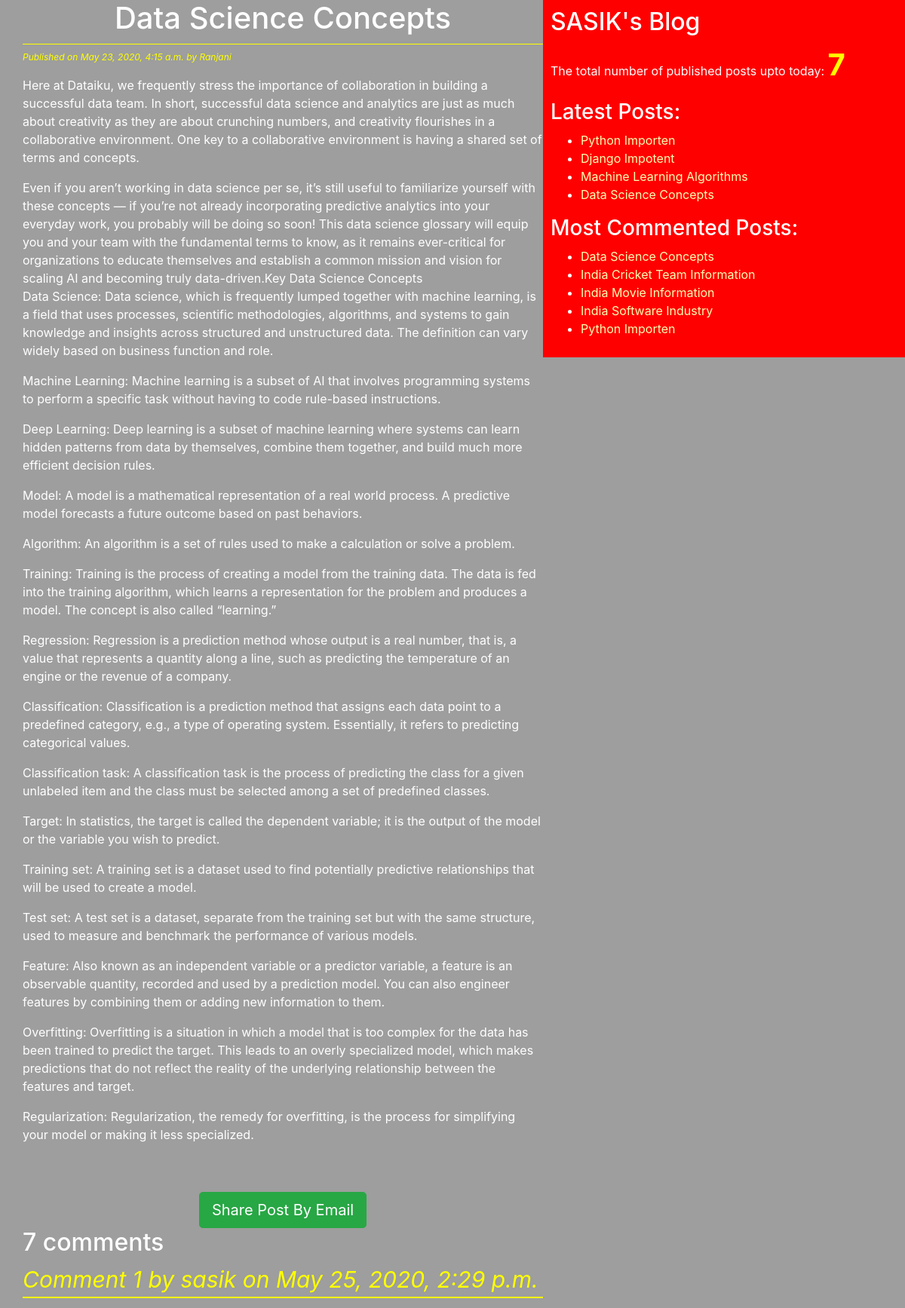
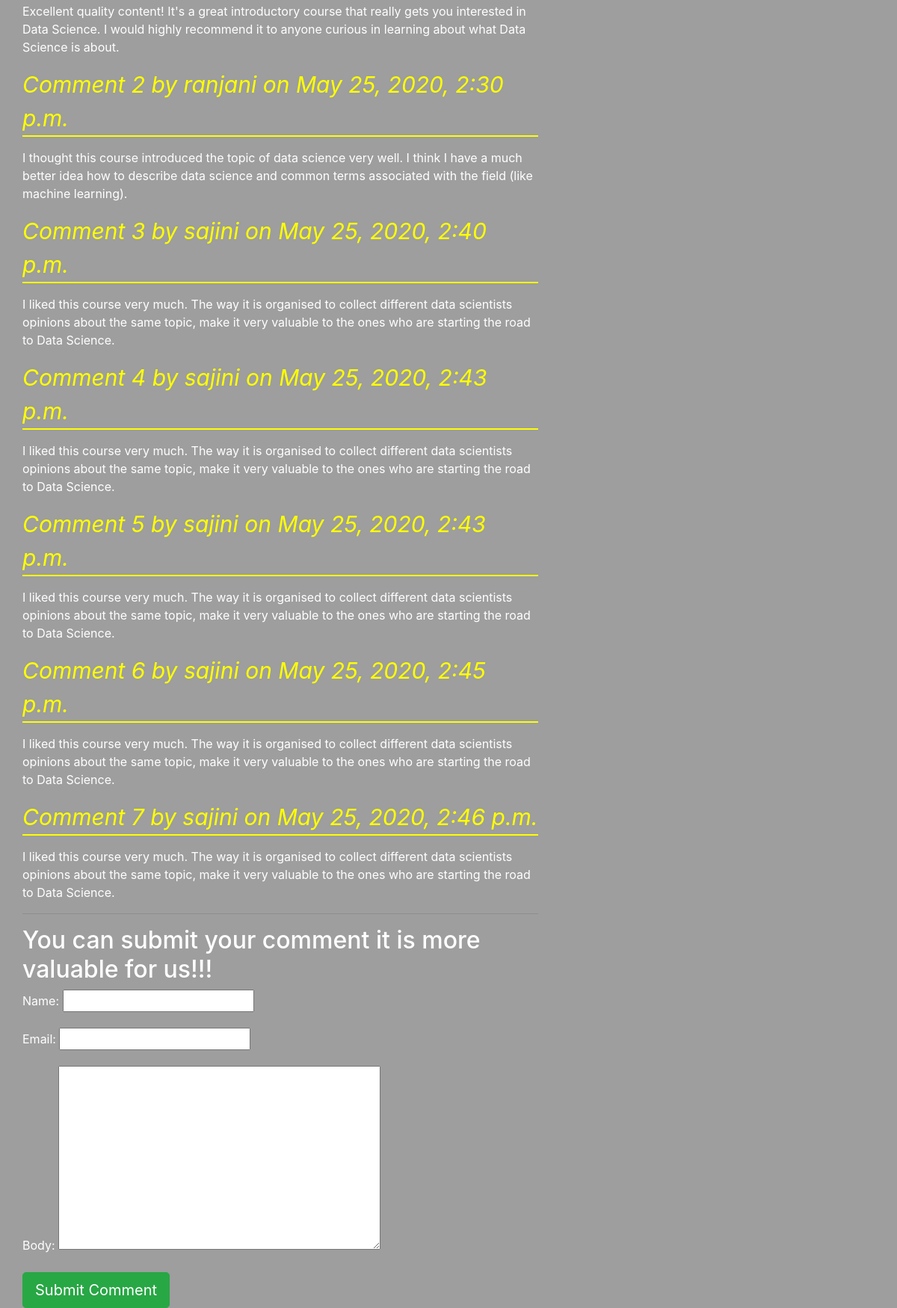
Screenshot of /2020/05/23/data-science-concepts/ with the database file from the repository (2 pictures, top to bottom).
### blog/models.py (models this page shows, shortened)
class Post(models.Model):
    STATUS_CHOICES=(('draft','Draft'),('published','Published'))
    title=models.CharField(max_length=256)
    slug=models.SlugField(max_length=264,unique_for_date='publish')
    author=models.ForeignKey(User,related_name='blog_posts',on_delete=models.CASCADE)
    body=models.TextField()
    publish=models.DateTimeField(default=timezone.now)
    created=models.DateTimeField(auto_now_add=True)
    updated=models.DateTimeField(auto_now=True)
    status=models.CharField(max_length=10,choices=STATUS_CHOICES,default='draft')
    objects=CustomMangager()
    tags=TaggableManager()
    class Meta:
        ordering=('-publish',)
    def get_absolute_url(self):
        return reverse('post_detail',args=[self.publish.year,self.publish.strftime('%m'),self.publish.strftime('%d'),self.slug])

class Comment(models.Model):
	post=models.ForeignKey(Post,related_name='comments',on_delete=models.CASCADE)
	name=models.CharField(max_length=32)
	email=models.EmailField()
	body=models.TextField()
	created=models.DateTimeField(auto_now_add=True)
	updated=models.DateTimeField(auto_now=True)
	active=models.BooleanField(default=True)

### blog/views.py (the view)
# urls.py: re_path('(?P<year>\d{4})/(?P<month>\d{2})/(?P<day>\d{2})/(?P<post>[-\w]+)/$', views.post_detail_view,name='post_detail'),
def post_detail_view(request,year,month,day,post):
    post=get_object_or_404(Post,slug=post,
                                status='published',
                                publish__year=year,
                                publish__month=month,
                                publish__day=day)
    comments=post.comments.filter(active=True)
    csubmit=False
    if request.method=='POST':
        form=CommentForm(request.POST)
        if form.is_valid():
            new_comment=form.save(commit=False)
            new_comment.post=post
            new_comment.save()
            csubmit=True
    else:
        form=CommentForm()
    return render(request,'blog/post_detail.html',{'post':post,'form':form,'csubmit':csubmit,'comments':comments})

### blog/forms.py
class CommentForm(forms.ModelForm):
    class Meta:
        model=Comment
        fields=('name','email','body')

### blog/models.py (called while the page is built)
    def get_queryset(self):
        return super().get_queryset().filter(status='published')

### blog/templatetags/blog_tags.py (called while the page is built)
@register.simple_tag(name='my_tag')
def total_posts():
    return Post.objects.count()

@register.inclusion_tag('blog/latest_posts123.html')
def show_latest_posts(count=3):
    letest_posts=Post.objects.order_by('-publish')[:count]
    return {'letest_posts':letest_posts}

@register.simple_tag
def get_most_commented_posts(count=5):
    return Post.objects.annotate(total_comments=Count('comments')).order_by('-total_comments')[:count]

### templates/blog/post_detail.html (shortened to what this page needs)
{%extends 'blog/base.html'%}
    {%block content%}
      <h1>{{post.title}}</h1>
      <p id='date'>Published on {{post.publish}} by {{post.author|title}}</p>
      {{post.body|linebreaks}}<br><br>
      <div class="container" align='center'>
        <a href="/{{post.id}}/share" class="btn btn-lg btn-success">Share Post By Email</a>
      </div>
      {%with comments.count as comments_count%}
        <h2>{{comments_count}} comment{{comments_count|pluralize}}</h2>
      {%endwith%}
      {%if comments%}
        {%for comment in comments%}
          <p id='ch'>Comment {{forloop.counter}} by {{comment.name}} on {{comment.created}}</p>
          <div class="">
            {{comment.body|linebreaks}}
          </div>
        {%endfor%}
        <hr>
      {%else%}
        <p>There are no Comments Yet!!!</p>
      {%endif%}
      {%if csubmit%}
        <h2>Your Comment Added Sucessfully</h2>
      {%else%}
      <h2>You can submit your comment it is more valuable for us!!!</h2>
        <form method="post">
            {{form.as_p}}
            <input type="submit" class="btn btn-lg btn-success" value="Submit Comment">
        </form>
      {%endif%}
    {%endblock%}

### templates/blog/base.html (shortened to what this page needs)
<!DOCTYPE html>
{%load blog_tags%}
{%load static%}
<html lang="en" dir="ltr">
  <head>
    <link rel="stylesheet" href="https://stackpath.bootstrapcdn.com/bootstrap/4.4.1/css/bootstrap.min.css"
>
    <link rel="stylesheet" href="{%static "css/blog.css" %}">
  </head>
  <body>
    <div class="content">
      {%block content%}{%endblock%}
    </div>
    <div class="sidebar">
      <h2>SASIK's Blog</h2>
      <p>The total number of published posts upto today: <span id='pcount'>{%my_tag%}</span></p>
      <h3>Latest Posts:</h3>{%show_latest_posts 4%}
      <h3>Most Commented Posts:</h3>
        {%get_most_commented_posts as most_commented_posts%}
        <ul>
          {%for post in most_commented_posts%}
            <li><a href="{{post.get_absolute_url}}">{{post.title}}</a></li>
          {%endfor%}
        </ul>
    </div>
  </body>
</html>

### templates/blog/latest_posts123.html
<ul>
  {%for post in letest_posts%}
    <li><a href="{{post.get_absolute_url}}">{{post.title}}</a></li>
  {%endfor%}
</ul>

### static/css/blog.css (style rules this page uses)
.content { width:60%; float:left; padding:0 0 0 30px; background: #9d9e9d; height:100%; }
.sidebar { width:40%; float:right; padding: 10px; background:red; height:100%; }
h1 { text-align: center; border-bottom: 1px solid yellow ; padding-bottom: 10px; }
body { color:white; background: #9d9e9d; }
#date { color:yellow; font-size: 12px; font-style: italic; }
a { color:#ffffb3; }
#ch { color:yellow; font-size: 30px; font-style: italic; border-bottom: 2px solid yellow; }
#pcount { font-size: 40px; color: yellow; font-weight: bold; }

### rows the page displays
Post: title "Data Science Concepts", publish "May 23, 2020, 4:15 a.m.", author "Ranjani", body "Here at Dataiku, we frequently stress the importance of collaboration in building a successful data team. In short, successful data science and analytics are just as much about creativity as they are about crunching numbers, and creativity flourishes in a collaborative environment. One key to a collaborative environment is having a shared set of terms and concepts. Even if you aren’t working in data science per se, it’s still useful to familiarize yourself with these concepts — if you’re not already incorporating predictive analytics into your everyday work, you probably will be doing so soon! This data science glossary will equip you and your team with the fundamental terms to know, as it…"
Comment: name "sasik", created "May 25, 2020, 2:29 p.m.", body "Excellent quality content! It's a great introductory course that really gets you interested in Data Science. I would highly recommend it to anyone curious in learning about what Data Science is about."
Comment: name "ranjani", created "May 25, 2020, 2:30 p.m.", body "I thought this course introduced the topic of data science very well. I think I have a much better idea how to describe data science and common terms associated with the field (like machine learning)."
Comment: name "sajini", created "May 25, 2020, 2:40 p.m.", body "I liked this course very much. The way it is organised to collect different data scientists opinions about the same topic, make it very valuable to the ones who are starting the road to Data Science."
Comment: name "sajini", created "May 25, 2020, 2:43 p.m.", body "I liked this course very much. The way it is organised to collect different data scientists opinions about the same topic, make it very valuable to the ones who are starting the road to Data Science."
Comment: name "sajini", created "May 25, 2020, 2:43 p.m.", body "I liked this course very much. The way it is organised to collect different data scientists opinions about the same topic, make it very valuable to the ones who are starting the road to Data Science."
Comment: name "sajini", created "May 25, 2020, 2:45 p.m.", body "I liked this course very much. The way it is organised to collect different data scientists opinions about the same topic, make it very valuable to the ones who are starting the road to Data Science."
Comment: name "sajini", created "May 25, 2020, 2:46 p.m.", body "I liked this course very much. The way it is organised to collect different data scientists opinions about the same topic, make it very valuable to the ones who are starting the road to Data Science."
Post: title "Python Importen"
Post: title "Django Impotent"
Post: title "Machine Learning Algorithms"
Post: title "India Cricket Team Information"
Post: title "India Movie Information"
Post: title "India Software Industry"

### other values shown
{{ comments_count }} "7"
